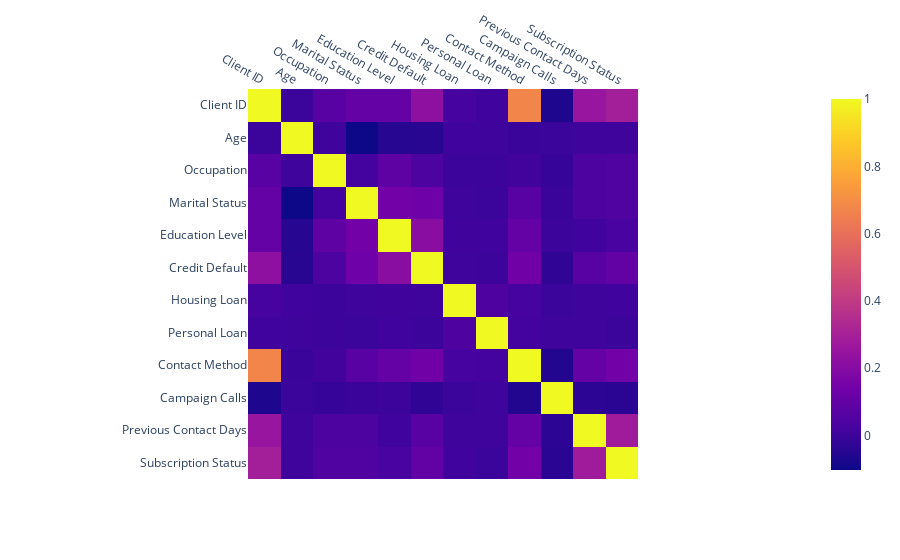

This figure's notebook cell:
### Code cell
import plotly.express as px

# Store correlation in variable 'corr_df'
corr_df = df.corr(numeric_only=True)

# Create a heat map displaying correlation statistics of all the numerical features.
fig = px.imshow(corr_df)
fig.update_xaxes(side="top")
fig.show()

### Figure 1 — Plotly figure (JSON) as saved in the notebook; plotly's stock layout.template omitted (floating-point values rounded to 4 significant figures; data arrays with more than 128 entries replaced by an {"elided": "..."} marker saying what was removed)
{"data": [{"coloraxis": "coloraxis", "hovertemplate": "x: %{x}<br>y: %{y}<br>color: %{z}<extra></extra>", "name": "0", "type": "heatmap", "x": ["Client ID", "Age", "Occupation", "Marital Status", "Education Level", "Credit Default", "Housing Loan", "Personal Loan", "Contact Method", "Campaign Calls", "Previous Contact Days", "Subscription Status"], "xaxis": "x", "y": ["Client ID", "Age", "Occupation", "Marital Status", "Education Level", "Credit Default", "Housing Loan", "Personal Loan", "Contact Method", "Campaign Calls", "Previous Contact Days", "Subscription Status"], "yaxis": "y", "z": {"elided": "12x12 float values"}}], "layout": {"coloraxis": {"colorscale": [[0, "#0d0887"], [0.1111, "#46039f"], [0.2222, "#7201a8"], [0.3333, "#9c179e"], [0.4444, "#bd3786"], [0.5556, "#d8576b"], [0.6667, "#ed7953"], [0.7778, "#fb9f3a"], [0.8889, "#fdca26"], [1, "#f0f921"]]}, "margin": {"t": 60}, "xaxis": {"anchor": "y", "constrain": "domain", "domain": [0, 1], "scaleanchor": "y", "side": "top"}, "yaxis": {"anchor": "x", "autorange": "reversed", "constrain": "domain", "domain": [0, 1]}}}
